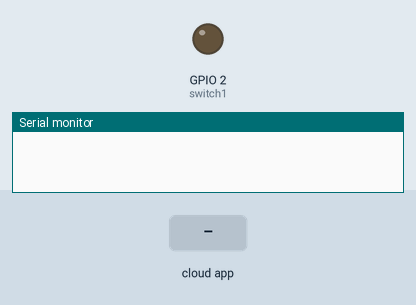
The sketch below on a simulated ESP32. Shown: output pins drawn as LEDs (lit = HIGH), the last lines printed to the serial monitor. The test bench sets the inputs (shaded band). WiFi joins after 1.5 s; servers stay silent unless stated.

Above: at 2.7 s.
2.8 s: the phone or cloud app sets led to 1
At 4.0 s:
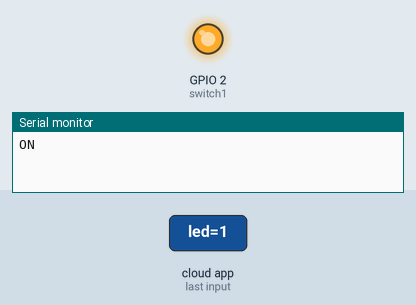
4.5 s: the phone or cloud app sets led to 0
At 5.2 s:
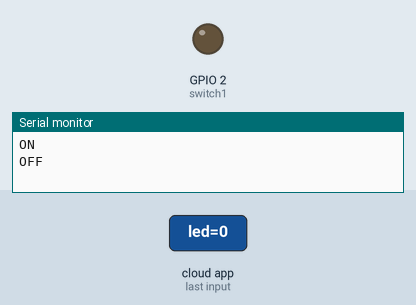
Timing chart, 0 to 7.5 s (numbered marks = the images above; inputs shaded):
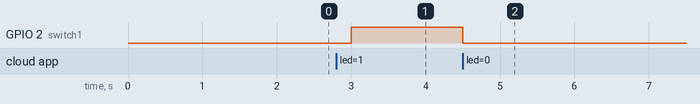

The sketch:

LED_CONTROL_USING_ARDUINO_CLOUD.ino
```cpp
/*
  Sketch generated by the Arduino IoT Cloud Thing "Untitled"
  https://create.arduino.cc/cloud/things/4a065391-e6e7-4392-9a76-b58068a168ed

  Arduino IoT Cloud Variables description

  The following variables are automatically generated and updated when changes are made to the Thing

  bool led;

  Variables which are marked as READ/WRITE in the Cloud Thing will also have functions
  which are called when their values are changed from the Dashboard.
  These functions are generated with the Thing and added at the end of this sketch.
*/

#include "thingProperties.h"
const int switch1=2;

void setup() {
  // Initialize serial and wait for port to open:
  Serial.begin(9600);
  // This delay gives the chance to wait for a Serial Monitor without blocking if none is found
  delay(1500);
pinMode(switch1,OUTPUT);
  // Defined in thingProperties.h
  initProperties();

  // Connect to Arduino IoT Cloud
  ArduinoCloud.begin(ArduinoIoTPreferredConnection);

  /*
     The following function allows you to obtain more information
     related to the state of network and IoT Cloud connection and errors
     the higher number the more granular information you’ll get.
     The default is 0 (only errors).
     Maximum is 4
 */
  setDebugMessageLevel(2);
  ArduinoCloud.printDebugInfo();
}

void loop() {
  ArduinoCloud.update();
  // Your code here


}

/*
  Since Led is READ_WRITE variable, onLedChange() is
  executed every time a new value is received from IoT Cloud.
*/
void onLedChange()  {
  // Add your code here to act upon Led change
  if(led)
  {
    digitalWrite(switch1,HIGH);
    Serial.println("ON");
  }
  else
  {
    digitalWrite(switch1,LOW);
    Serial.println("OFF");
  }
}
```

thingProperties.h
```cpp
// Code generated by Arduino IoT Cloud, DO NOT EDIT.

#include <ArduinoIoTCloud.h>
#include <Arduino_ConnectionHandler.h>

const char DEVICE_LOGIN_NAME[]  = "Enter device Id";

const char SSID[]               = "Hotspot Name";    // Network SSID (name)
const char PASS[]               = "Hotspot Password";    // Network password (use for WPA, or use as key for WEP)
const char DEVICE_KEY[]  = "Secreat device key";    // Secret device password
//SECRET_DEVICE_KEY is Available on the arduino cc website

void onLedChange();

bool led;

void initProperties(){

  ArduinoCloud.setBoardId(DEVICE_LOGIN_NAME);
  ArduinoCloud.setSecretDeviceKey(DEVICE_KEY);
  ArduinoCloud.addProperty(led, READWRITE, ON_CHANGE, onLedChange);

}

WiFiConnectionHandler ArduinoIoTPreferredConnection(SSID, PASS);
```

Measured:
- after the input at 2.8 s, GPIO 2 (switch1): LOW → HIGH after 0.20 s
- after the input at 4.5 s, GPIO 2 (switch1): HIGH → LOW at once
